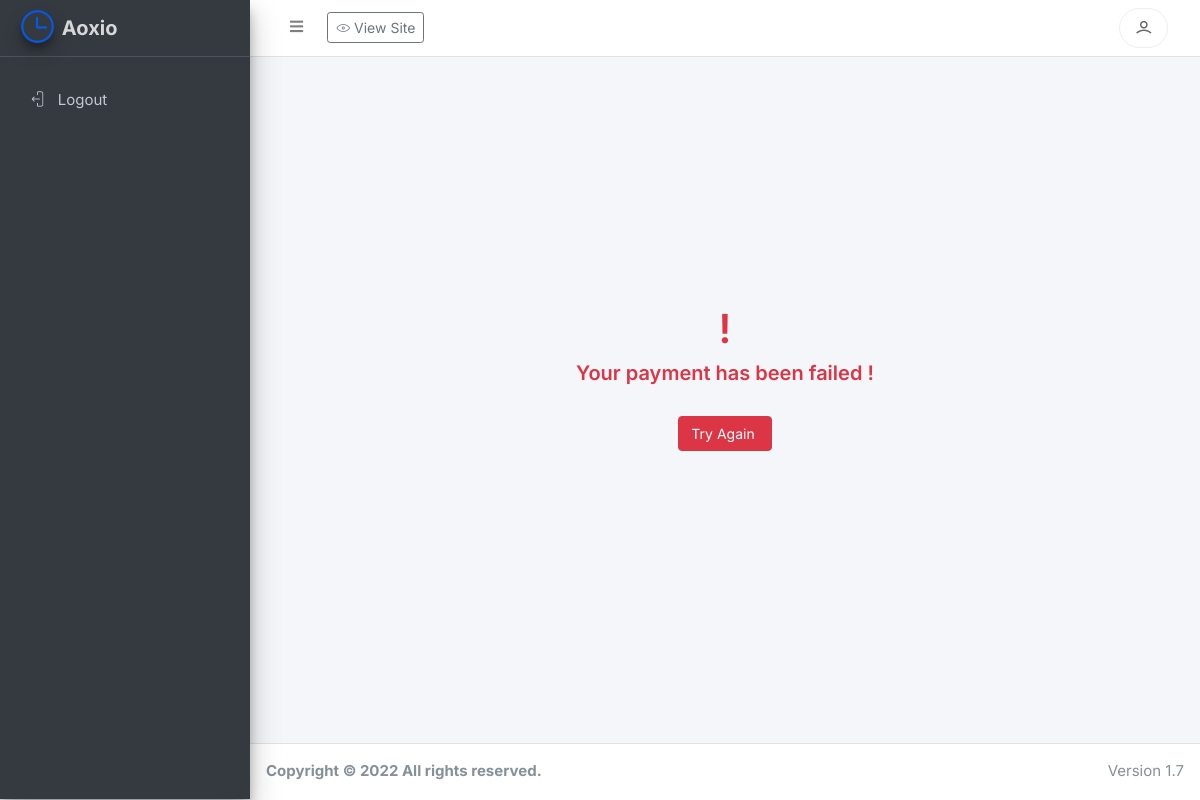
Screenshot of /razorpay/payment_msg/failed with the database file from the repository.
### tables this page shows
CREATE TABLE `settings` (
  `id` int(11) NOT NULL,
  `site_name` varchar(255) DEFAULT NULL,
  `site_title` varchar(255) DEFAULT NULL,
  `favicon` varchar(255) DEFAULT NULL,
  `logo` varchar(255) DEFAULT NULL,
  `hero_img` varchar(255) DEFAULT NULL,
  `keywords` varchar(255) DEFAULT NULL,
  `description` text,
  `footer_about` text,
  `admin_email` varchar(255) DEFAULT NULL,
  `mobile` varchar(255) DEFAULT NULL,
  `copyright` varchar(255) DEFAULT NULL,
  `pagination_limit` int(11) DEFAULT NULL,
  `facebook` varchar(255) DEFAULT NULL,
  `instagram` varchar(255) DEFAULT NULL,
  `twitter` varchar(255) DEFAULT NULL,
  `linkedin` varchar(255) DEFAULT NULL,
  `google_analytics` longtext,
  `site_color` varchar(255) DEFAULT NULL,
  `site_font` varchar(255) DEFAULT NULL,
  `layout` int(11) DEFAULT NULL,
  `about_info` mediumtext,
  `ind_code` varchar(255) DEFAULT NULL,
  `purchase_code` varchar(255) DEFAULT NULL,
  `link` varchar(255) DEFAULT NULL,
  `enable_captcha` int(11) NOT NULL DEFAULT '0',
  `enable_workflow` int(11) NOT NULL DEFAULT '1',
  `enable_feature` int(11) NOT NULL,
  `enable_users` int(11) NOT NULL DEFAULT '1',
  `enable_blog` int(11) NOT NULL,
  `enable_faq` int(11) NOT NULL,
  `enable_animation` int(11) DEFAULT '1',
  `enable_registration` int(11) NOT NULL,
  `enable_payment` int(11) NOT NULL,
  `enable_paypal` int(11) NOT NULL DEFAULT '0',
  `enable_email_verify` int(11) NOT NULL,
  `check_email_verify_user` varchar(155) DEFAULT '0',
  `enable_multilingual` int(11) DEFAULT '0',
  `enable_frontend` varchar(155) DEFAULT '1',
  `enable_lifetime` varchar(155) DEFAULT '0',
  `enable_coupon` int(11) DEFAULT '0',
  `captcha_type` int(11) DEFAULT NULL,
  `captcha_site_key` varchar(255) DEFAULT NULL,
  `captcha_secret_key` varchar(255) DEFAULT NULL,
  `paypal_email` varchar(255) DEFAULT NULL,
  `paypal_payment` int(11) DEFAULT '0',
  `stripe_payment` int(11) DEFAULT '0',
  `publish_key` varchar(255) DEFAULT NULL,
  `secret_key` varchar(255) DEFAULT NULL,
  `paystack_payment` varchar(155) DEFAULT '0',
  `paystack_secret_key` varchar(255) DEFAULT NULL,
  `paystack_public_key` varchar(255) DEFAULT NULL,
  `razorpay_payment` varchar(155) DEFAULT '0',
  `razorpay_key_id` varchar(255) DEFAULT NULL,
  `razorpay_key_secret` varchar(255) DEFAULT NULL,
  `flutterwave_payment` int(11) DEFAULT '0',
  `flutterwave_public_key` varchar(255) DEFAULT NULL,
  `flutterwave_secret_key` varchar(255) DEFAULT NULL,
  `paypal_mode` varchar(255) DEFAULT 'sandbox',
  `twillo_account_sid` varchar(255) DEFAULT NULL,
  `twillo_auth_token` varchar(255) DEFAULT NULL,
  `twillo_number` varchar(255) DEFAULT NULL,
  `enable_sms` varchar(255) NOT NULL DEFAULT '0',
  `enable_wallet` varchar(155) DEFAULT '0',
  `min_payout_amount` varchar(155) DEFAULT '0',
  `commission_rate` varchar(155) DEFAULT '0',
  `paypal_payout` varchar(155) DEFAULT '1',
  `iban_payout` varchar(155) DEFAULT '1',
  `swift_payout` varchar(155) DEFAULT '1',
  `google_client_id` text,
  `google_client_secret` varchar(255) DEFAULT NULL,
  `enable_offline_payment` varchar(255) DEFAULT '0',
  `offline_details` text,
  `mail_protocol` varchar(255) DEFAULT NULL,
  `mail_title` varchar(255) DEFAULT NULL,
  `mail_host` varchar(255) DEFAULT NULL,
  `mail_port` varchar(255) DEFAULT NULL,
  `mail_encryption` varchar(255) DEFAULT 'ssl',
  `mail_username` varchar(255) DEFAULT NULL,
  `mail_password` varchar(255) DEFAULT NULL,
  `is_smtp` int(11) DEFAULT '1',
  `chart_style` varchar(255) NOT NULL DEFAULT 'style1',
  `num_format` varchar(155) DEFAULT '0',
  `curr_locate` varchar(155) DEFAULT '0',
  `country` int(11) NOT NULL DEFAULT '178',
  `site_info` int(11) DEFAULT NULL,
  `lang` int(11) NOT NULL DEFAULT '1',
  `trial_days` varchar(155) DEFAULT '0',
  `tax_name` varchar(255) DEFAULT NULL,
  `tax_value` varchar(255) DEFAULT NULL,
  `type` varchar(255) NOT NULL DEFAULT 'live',
  `time_zone` int(11) DEFAULT '1',
  `version` varchar(255) NOT NULL DEFAULT 'v1.1'
);

### application/controllers/Razorpay.php (called while the page is built, shortened)
<?php if ( ! defined('BASEPATH')) exit('No direct script access allowed');
class Razorpay extends Home_Controller
{
    public function payment_msg($type='')
    {
        if ($type == 'success') {
            $data = array();
            $data['success_msg'] = 'Success';
            $data['main_content'] = $this->load->view('admin/user/payment_msg',$data,TRUE);
            $this->load->view('admin/index',$data);
        }else{
            $data = array();
            $data['error_msg'] = 'Error';
            $data['main_content'] = $this->load->view('admin/user/payment_msg',$data,TRUE);
            $this->load->view('admin/index',$data);
        }
    }
}

### index.php (called while the page is built, shortened)
<?php
require_once BASEPATH.'core/CodeIgniter.php';

### application/helpers/custom_helper.php (called while the page is built, shortened)
<?php if ( ! defined('BASEPATH')) exit('No direct script access allowed');
	if (!function_exists('is_user'))
	{
	    function is_user()
	    {
	        $ci =& get_instance();
	        return $ci->auth_model->is_user();
	    }
	}
  	if(!function_exists('get_settings')){
	    function get_settings(){
	        $ci = get_instance();
	        $option = $ci->admin_model->get_settings();
	        return $option;
	    }
    }
    if(!function_exists('settings')){
	    function settings(){
	        $ci = get_instance();
	        $option = $ci->admin_model->get_settings();
	        return $option;
	    }
    }
	if (!function_exists('trans'))
	{
	    function trans($string)
	    {
	        $ci =& get_instance();
	        return $ci->lang->line($string);
	    }
	}
	if (!function_exists('text_dir'))
	{
	    function text_dir()
	    {
	        $ci =& get_instance();
	        if ($ci->session->userdata('site_lang') == '') {
		        $lang = $ci->common_model->get_settings();
		        return $lang->dir;
	        } else {
	        	$name = $ci->session->userdata('site_lang');
	        	$lang = $ci->common_model->get_slug_by_language($name, 'language');
	        	return $lang->text_direction;
	        }
	    }
	}

### application/models/Common_model.php (called while the page is built, shortened)
<?php
class Common_model extends CI_Model {
    function get_settings()
    {
        $this->db->select('s.*, l.short_name, l.name as language_name, l.slug as lang_slug, l.text_direction as dir');
        $this->db->from('settings s');
        $this->db->join('language as l', 'l.id = s.lang', 'LEFT');
        $query = $this->db->get();
        $query = $query->row();
        return $query;
    }
}

### application/models/Admin_model.php (called while the page is built, shortened)
<?php
class Admin_model extends CI_Model {
    function get_by_id($id,$table)
    {
        $this->db->select();
        $this->db->from($table);
        $this->db->where('id', $id);
        $query = $this->db->get();
        $query = $query->row();
        return $query;
    }
    function get_business($uid)
    {
        $this->db->select('b.*, n.name as country_name, n.currency_name, n.currency_symbol, n.currency_code');
        $this->db->from('business b');
        $this->db->where('b.user_id', $this->session->userdata('id'));
        $this->db->join('country n', 'n.id = b.country', 'LEFT');
        $this->db->order_by('id', 'DESC');
        $query = $this->db->get();
        $query = $query->row();
        return $query;
    }
    function get_settings()
    {
        $this->db->select('s.*, c.currency_code, c.currency_symbol, c.code');
        $this->db->from('settings s');
        $this->db->join('country c', 'c.id = s.country', 'LEFT');
        $query = $this->db->get();
        $query = $query->row();
        return $query;
    }
    function get_language_values()
    {
        $this->db->select();
        $this->db->from('lang_values');
        $this->db->order_by('id','ASC');
        $query = $this->db->get();
        $query = $query->result();
        return $query;
    }
}

### application/models/Auth_model.php (called while the page is built, shortened)
<?php
class Auth_model extends CI_Model {
    public function is_logged_in()
    {
        if ($this->session->userdata('logged_in') == TRUE && !empty($this->get_user($this->session->userdata('id')))) {
            return true;
        } else {
            return false;
        }
    }
    public function is_user()
    {
        if (!$this->is_logged_in()) {
            return false;
        }
    }
    public function logout()
    {
        $this->session->unset_userdata('logged_in');
        $this->session->unset_userdata('admin_logged_in');
        $this->session->unset_userdata('app_key');
    }
}

### application/views/admin/include/left_sideber.php (the view, shortened to what this page needs)
<aside class="main-sidebar sidebar-dark-primary elevation-4">
    <a target="_blank" href="<?php echo base_url() ?>" class="brand-link">
      <img src="<?php echo base_url(settings()->favicon) ?>" alt="AdminLTE Logo" class="brand-image img-circle elevation-3">
      <span class="brand-text font-weight-bold"><?php echo html_escape(settings()->site_name) ?></span>
    </a>
    <div class="sidebar">
      <nav class="mt-4">
        <ul class="nav nav-pills nav-sidebar flex-column" data-widget="treeview" role="menu" data-accordion="false">
          <li class="nav-item">
              <a class="nav-link" href="<?php echo base_url('auth/logout') ?>">
              <i class="nav-icon lni lni-exit"></i> <p><?php echo trans('logout') ?></p>
              </a>
          </li>
        </ul>
      </nav>
    </div>
  </aside>

### application/views/admin/user/payment_msg.php (shortened to what this page needs)
<div class="content-wrapper">
  <section class="content">
    <div class="container text-center">
        <div class="row justify-content-center">
            <div class="col-md-10 mx-200">
                <div class="pay_status p-20">
                    <?php if (isset($error_msg) && $error_msg=='Error'): ?>
                        <h1 class="text-danger"><i class="icon-close"></i><br> <?php echo trans('failed') ?>!</h1>
                        <h5 class="text-danger"><?php echo trans('your-payment-has-been-failed') ?> !</h5><br>
                        <a href="<?php echo base_url('admin/subscription') ?>" class="btn btn-md btn-danger"><?php echo trans('try-again') ?> <i class="fa fa-long-arrow-right"></i></a>
                    <?php endif; ?>
                </div>
            </div>
        </div>
    </div>
  </section>
</div>

### application/views/admin/include/header.php (shortened to what this page needs)
<!DOCTYPE html>
<html lang="en" dir="<?php echo text_dir(); ?>">
<head>
  <link rel="stylesheet" href="<?php echo base_url() ?>assets/admin/plugins/fontawesome-free/css/all.min.css">
  <link rel="stylesheet" href="<?php echo base_url() ?>assets/admin/plugins/line-icons/lineicons.css">
  <link rel="stylesheet" href="<?php echo base_url() ?>assets/admin/plugins/datatables-bs4/css/dataTables.bootstrap4.css">
  <link rel="stylesheet" href="<?php echo base_url() ?>assets/admin/css/admin_default.css?var=<?= settings()->version ?>&time=<?=time();?>">
  <link rel="stylesheet" href="<?php echo base_url() ?>assets/admin/plugins/icheck-bootstrap/icheck-bootstrap.min.css">
  <link rel="stylesheet" href="<?php echo base_url() ?>assets/admin/css/sweet-alert.css">
  <link href="<?php echo base_url() ?>assets/admin/css/bootstrap-tagsinput.css" rel="stylesheet" />
  <link rel="stylesheet" href="<?php echo base_url() ?>assets/admin/plugins/select2/css/select2.min.css">
  <link rel="stylesheet" href="<?php echo base_url() ?>assets/admin/css/nice-select.css">
  <link href="<?php echo base_url() ?>assets/admin/css/bootstrap-datepicker.min.css" rel="stylesheet">
  <link href="<?php echo base_url() ?>assets/admin/css/timepicker.min.css" rel="stylesheet">
  <link rel="stylesheet" href="<?php echo base_url() ?>assets/front/css/aos.css">
  <link rel="stylesheet" href="<?php echo base_url() ?>assets/admin/css/fullcalendar-main.min.css">
  <link rel="stylesheet" href="<?php echo base_url() ?>assets/admin/plugins/summernote/summernote-bs4.min.css">
  <link rel="stylesheet" href="<?php echo base_url() ?>assets/admin/css/bootstrap-colorpicker.min.css">
  </head>
  <body class="hold-transition sidebar-mini">
  <div class="wrapper <?php if(settings()->site_info == 3){echo "d-none";} ?>">
  <nav class="main-header navbar navbar-expand navbar-white navbar-light">
    <ul class="navbar-nav pl-3">
      <li class="nav-item">
        <a class="nav-link" data-widget="pushmenu" href="#" role="button"><i class="fas fa-bars"></i></a>
      </li>
      <?php if(is_user()): ?>
        <li class="nav-item d-sm-inline-block">
          <a target="_blank" href="<?php echo base_url($this->business->slug) ?>" class="btn btn-outline-secondary btn-sm mt-1 ml-2"><i class="lni lni-eye"></i> <?php echo trans('view-page') ?></a>
        </li>
      <?php else: ?>
        <li class="nav-item d-sm-inline-block">
          <a target="_blank" href="<?php echo base_url() ?>" class="btn btn-outline-secondary btn-sm mt-1 ml-2"><i class="lni lni-eye"></i> <?php echo trans('view-site') ?></a>
        </li>
      <?php endif; ?>
    </ul>
    <ul class="rtlnav navbar-nav <?php if(text_dir() == 'ltr'){echo "ml-auto";} ?>">
      <li class="nav-item dropdown pr-4">
        <a class="nav-link user-log" data-toggle="dropdown" href="#">
          <i class="lnib lni-user"></i> <?php echo ucfirst(user()->name) ?>
        </a>
      </li>
    </ul>
  </nav>

### application/views/admin/index.php
<?php include'include/header.php';?>
<?php include'include/left_sideber.php';?>
  <?php echo $main_content;?>
<?php include'include/footer.php';?>

### application/views/admin/include/footer.php (shortened to what this page needs)
  <footer class="main-footer">
    <div class="float-right d-none d-sm-inline">
      <?php echo trans('version') ?> <?php echo html_escape(settings()->version) ?>
    </div>
    <strong><?php echo trans('copyright') ?> &copy; <?php echo date('Y') ?>  <?php echo trans('all-rights-reserved') ?>.
  </footer>
</div>
</body>
</html>

### rows the page displays
settings: favicon (picture), site_name "Aoxio", version "1.7"

### other values shown
trans('view-site') "View Site"
trans('logout') "Logout"
trans('your-payment-has-been-failed') "Your payment has been failed"
trans('try-again') "Try Again"
trans('version') "Version"
trans('copyright') "Copyright"
trans('all-rights-reserved') "All rights reserved"
